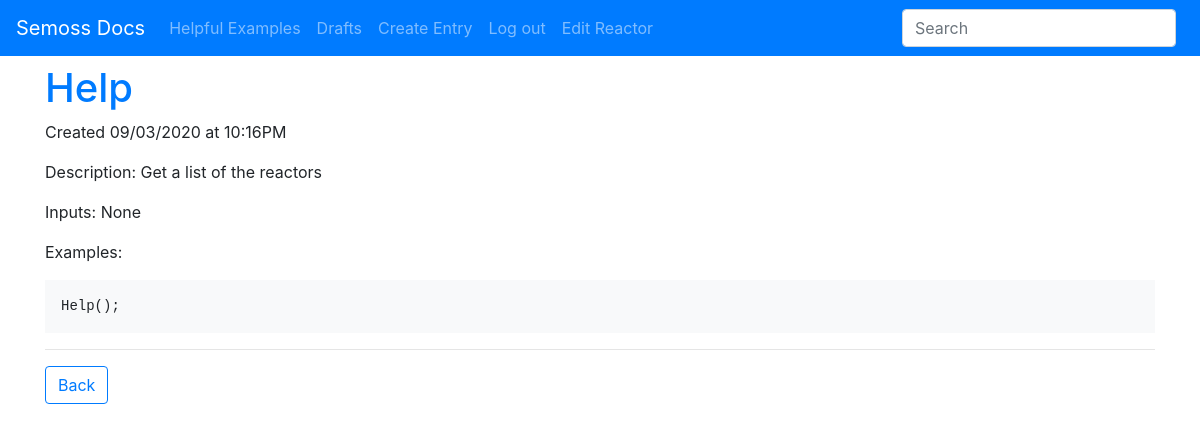
Page /help/ (signed in) on the committed database.
### app.py (models this page shows, shortened)
class Entry(flask_db.Model):
    title = CharField()
    slug = CharField(unique=True)
    description = TextField()
    inputs = TextField()
    content = TextField()
    published = BooleanField(index=True)
    timestamp = DateTimeField(default=datetime.datetime.now, index=True)

### app.py (the view)
@app.route('/<slug>/')
def detail(slug):
    if session.get('logged_in'):
        query = Entry.select()
    else:
        query = Entry.public()
    entry = get_object_or_404(query, Entry.slug == slug)
    return render_template('detail.html', entry=entry)

### templates/detail.html
{% extends "base.html" %}
{% block extra_header %}
    {% if session.logged_in %}
        <li class="nav-item">
            <a class="nav-link"  href="{{ url_for('edit', slug=entry.slug) }}">Edit Reactor</a>
        </li>
    {% endif %}
{% endblock %}
{% block page_nav %}<a class="btn btn-outline-primary" href="/" role="button">Back</a>{% endblock %}
{% block content_title %}
    {{ entry.title }}
{% endblock %}
{% block content %}
    <p>Created {{ entry.timestamp.strftime('%m/%d/%Y at %I:%M%p') }}</p>
    <p>Description: {{ entry.description }}</p>
    <p>Inputs: {{ entry.inputs }} </p>
    <p>Examples:
        <pre class="p-3 bg-light"><code class="pd-3">{{ entry.content }}</code></pre>
    </p>
{% endblock %}

### rows in the picture
Entry: title "Help", timestamp "09/03/2020 at 10:16PM", description "Get a list of the reactors", inputs "None", content "Help();"
